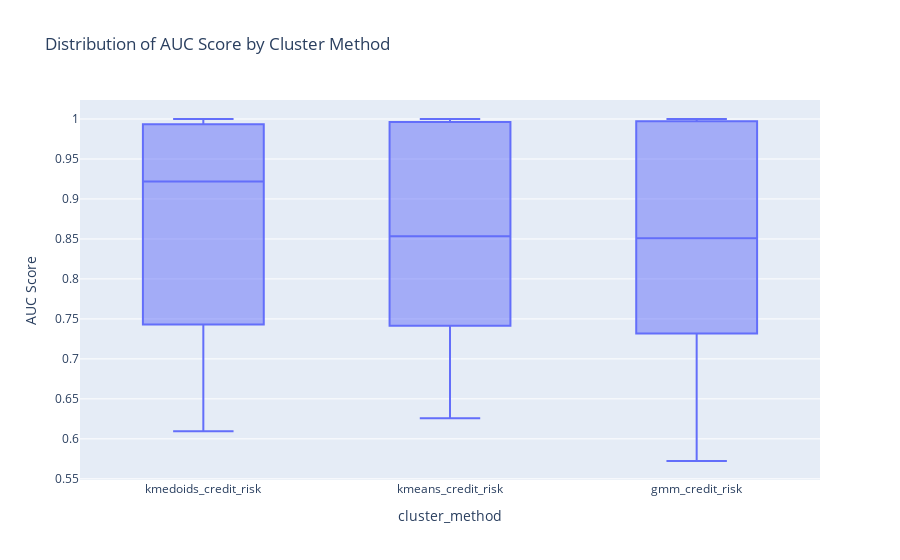

This figure's notebook cell:
### Code cell
fig1 = px.box(df1, x="cluster_method", y="AUC Score",
              title="Distribution of AUC Score by Cluster Method")
fig1.show()

### Figure 1 — Plotly figure (JSON) as saved in the notebook; plotly's stock layout.template omitted (floating-point values rounded to 4 significant figures)
{"data": [{"alignmentgroup": "True", "hovertemplate": "cluster_method=%{x}<br>AUC Score=%{y}<extra></extra>", "legendgroup": "", "marker": {"color": "#636efa"}, "name": "", "notched": false, "offsetgroup": "", "orientation": "v", "showlegend": false, "type": "box", "x": ["kmedoids_credit_risk", "kmedoids_credit_risk", "kmedoids_credit_risk", "kmedoids_credit_risk", "kmedoids_credit_risk", "kmedoids_credit_risk", "kmedoids_credit_risk", "kmedoids_credit_risk", "kmeans_credit_risk", "kmeans_credit_risk", "kmeans_credit_risk", "kmeans_credit_risk", "kmeans_credit_risk", "kmeans_credit_risk", "kmeans_credit_risk", "kmeans_credit_risk", "gmm_credit_risk", "gmm_credit_risk", "gmm_credit_risk", "gmm_credit_risk", "gmm_credit_risk", "gmm_credit_risk", "gmm_credit_risk", "gmm_credit_risk", "kmedoids_credit_risk", "kmedoids_credit_risk", "kmedoids_credit_risk", "kmedoids_credit_risk", "kmedoids_credit_risk", "kmedoids_credit_risk", "kmedoids_credit_risk", "kmedoids_credit_risk", "kmeans_credit_risk", "kmeans_credit_risk", "kmeans_credit_risk", "kmeans_credit_risk", "kmeans_credit_risk", "kmeans_credit_risk", "kmeans_credit_risk", "kmeans_credit_risk", "gmm_credit_risk", "gmm_credit_risk", "gmm_credit_risk", "gmm_credit_risk", "gmm_credit_risk", "gmm_credit_risk", "gmm_credit_risk", "gmm_credit_risk", "kmedoids_credit_risk", "kmedoids_credit_risk", "kmedoids_credit_risk", "kmedoids_credit_risk", "kmedoids_credit_risk", "kmedoids_credit_risk", "kmedoids_credit_risk", "kmedoids_credit_risk", "kmeans_credit_risk", "kmeans_credit_risk", "kmeans_credit_risk", "kmeans_credit_risk", "kmeans_credit_risk", "kmeans_credit_risk", "kmeans_credit_risk", "kmeans_credit_risk", "gmm_credit_risk", "gmm_credit_risk", "gmm_credit_risk", "gmm_credit_risk", "gmm_credit_risk", "gmm_credit_risk", "gmm_credit_risk", "gmm_credit_risk", "kmedoids_credit_risk", "kmedoids_credit_risk", "kmedoids_credit_risk", "kmedoids_credit_risk", "kmedoids_credit_risk", "kmedoids_credit_risk", "kmedoids_credit_risk", "kmedoids_credit_risk", "kmeans_credit_risk", "kmeans_credit_risk", "kmeans_credit_risk", "kmeans_credit_risk", "kmeans_credit_risk", "kmeans_credit_risk", "kmeans_credit_risk", "kmeans_credit_risk", "gmm_credit_risk", "gmm_credit_risk", "gmm_credit_risk", "gmm_credit_risk", "gmm_credit_risk", "gmm_credit_risk", "gmm_credit_risk", "gmm_credit_risk", "kmedoids_credit_risk", "kmedoids_credit_risk", "kmedoids_credit_risk", "kmedoids_credit_risk", "kmedoids_credit_risk", "kmedoids_credit_risk", "kmedoids_credit_risk", "kmedoids_credit_risk", "kmeans_credit_risk", "kmeans_credit_risk", "kmeans_credit_risk", "kmeans_credit_risk", "kmeans_credit_risk", "kmeans_credit_risk", "kmeans_credit_risk", "kmeans_credit_risk", "gmm_credit_risk", "gmm_credit_risk", "gmm_credit_risk", "gmm_credit_risk", "gmm_credit_risk", "gmm_credit_risk", "gmm_credit_risk", "gmm_credit_risk"], "x0": " ", "xaxis": "x", "y": [0.9652, 0.6885, 0.9947, 0.9999, 0.8825, 1.0, 0.7408, 0.8359, 0.9956, 0.7409, 0.7993, 0.9993, 0.871, 0.9061, 0.7408, 0.8359, 0.9971, 0.6715, 0.7012, 0.9999, 0.8573, 0.9991, 0.7408, 0.8359, 0.9652, 0.6885, 0.9852, 0.9999, 0.8825, 1.0, 0.7408, 0.8359, 0.9956, 0.7409, 0.7527, 0.9993, 0.871, 0.932, 0.7408, 0.8359, 0.9971, 0.6715, 0.5723, 0.9999, 0.8573, 0.9901, 0.7408, 0.8359, 0.9622, 0.6094, 0.9998, 0.9737, 0.7867, 1.0, 0.6943, 0.7199, 1, 0.6257, 0.9988, 1, 0.7292, 1.0, 0.6943, 0.7199, 1, 0.634, 0.9483, 1, 0.7209, 0.9979, 0.6943, 0.7199, 0.9612, 0.7212, 0.977, 0.992, 0.8783, 0.9994, 0.7421, 0.84, 0.9971, 0.7258, 0.7815, 0.9998, 0.8994, 0.8886, 0.7421, 0.84, 0.9955, 0.7137, 0.9663, 1, 0.8527, 0.9958, 0.7421, 0.84, 0.973, 0.7267, 0.9793, 0.9998, 0.8718, 0.9986, 0.744, 0.8356, 0.9967, 0.7337, 0.7437, 1, 0.8667, 0.8963, 0.744, 0.8356, 0.9972, 0.7225, 0.8061, 1.0, 0.849, 0.9943, 0.744, 0.8356], "y0": " ", "yaxis": "y"}], "layout": {"boxmode": "group", "legend": {"tracegroupgap": 0}, "title": {"text": "Distribution of AUC Score by Cluster Method"}, "xaxis": {"anchor": "y", "domain": [0, 1], "title": {"text": "cluster_method"}}, "yaxis": {"anchor": "x", "domain": [0, 1], "title": {"text": "AUC Score"}}}}
